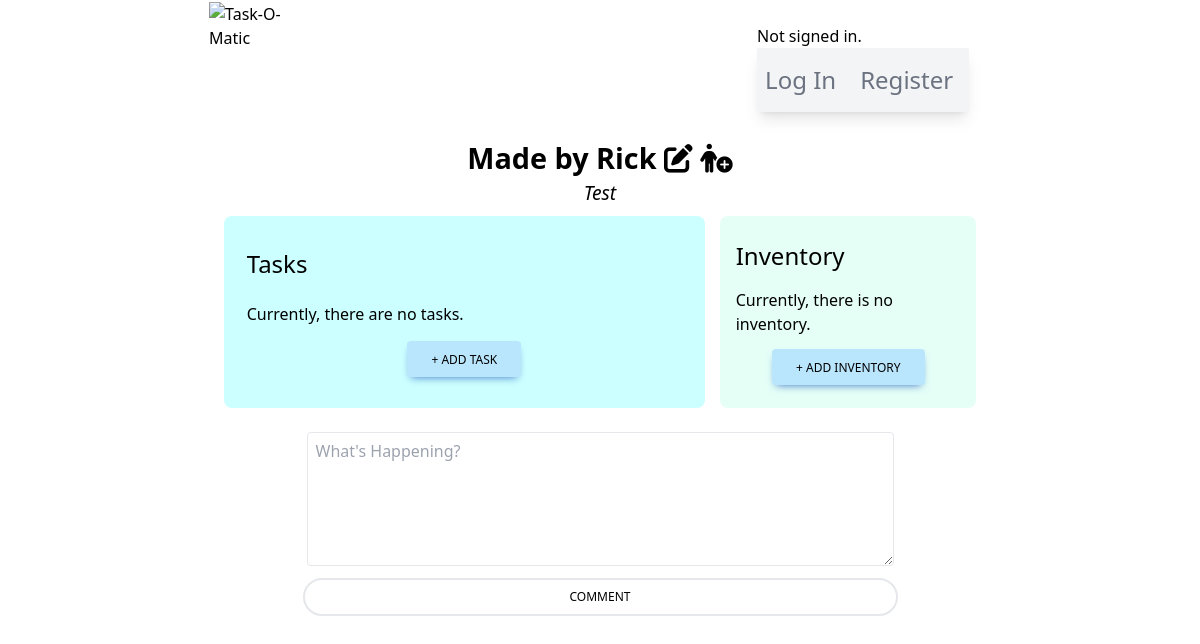
The app's page /project/17/, older data.
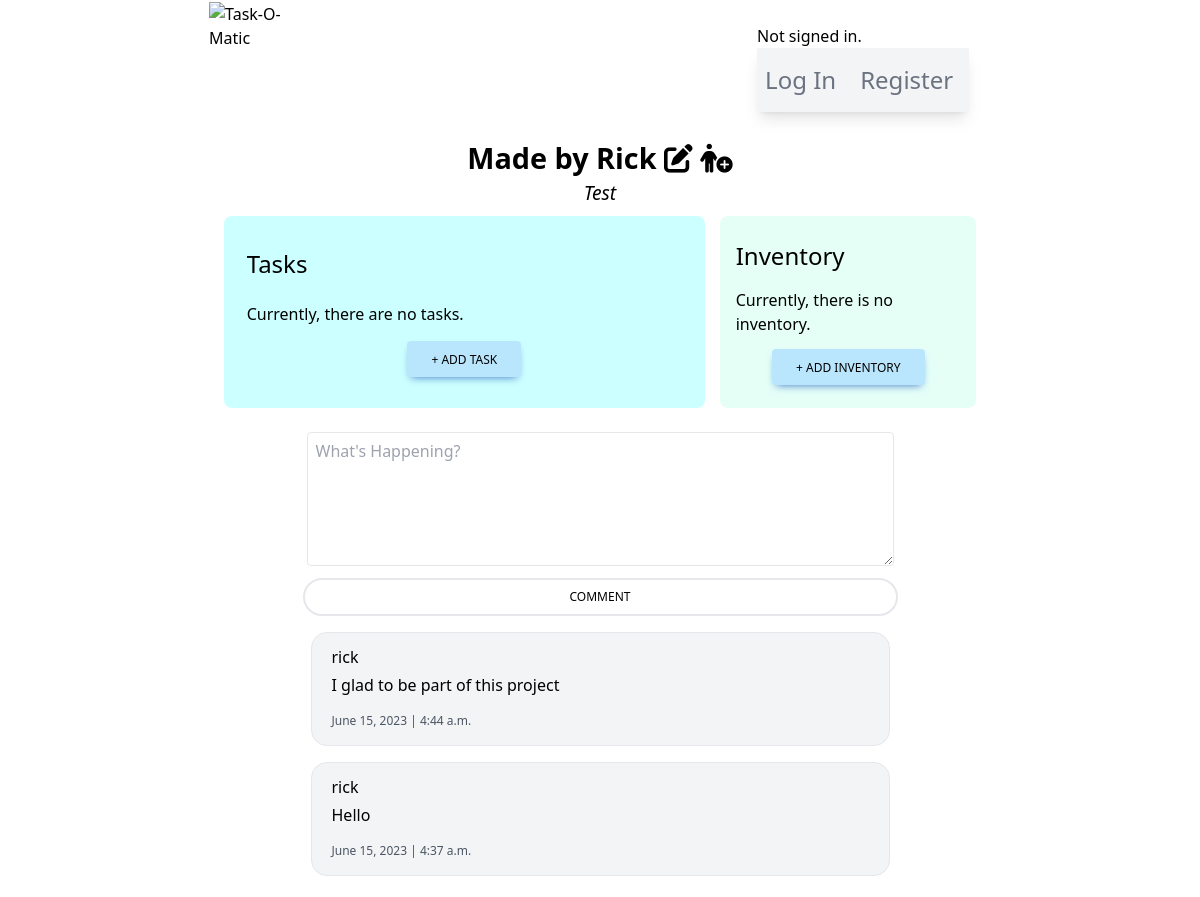
The same page, newer data.
### taskomatic/models.py (models this page shows)
class Comment(models.Model):
    project = models.ForeignKey(Project, on_delete=models.CASCADE)
    user = models.ForeignKey(User, on_delete=models.CASCADE)
    comment = models.CharField(max_length=280)
    date = models.DateField()
    time = models.TimeField()

class User(AbstractUser):
    pass

### taskomatic/views.py (the view, shortened to what this page needs)
# urls.py: path("project/<str:pk>/", views.project_view, name="projectPage"),
def project_view(request, pk):
    project = Project.objects.get(id=pk)
    tasks = Tasks.objects.filter(projectId = pk)
    inventory = Inventory.objects.filter(projectId = pk)
    comments = Comment.objects.filter(project=project).order_by('-id')
    taskForms = []
    for task in tasks:
        taskFormInstance = CompletionTaskForm(instance=task, task_id=task.id)
        taskForms.append(taskFormInstance)
    return render(request, "taskomatic/projectPage.html", {
        'project': project,
        'tasks': tasks,
        'inventory': inventory,
        'comments': comments,
        'taskForm': TaskForm(),
        'taskForms': taskForms,
        'inventoryForm': InventoryForm(),
        'form': CommentForm()
    })

### taskomatic/forms.py
class TaskForm(ModelForm):
    class Meta:
        model = Tasks
        fields = "__all__"
        widgets = {
            "projectId": HiddenInput(),
            "taskCreator": HiddenInput(),
            "taskName": TextInput(attrs={
            'class': "max-w-lg rounded border px-3 py-[0.32rem] mb-1 ml-2",
            'id': 'addTaskModalFormTitle',
            'placeholder': "Project Title"
            }),
            "taskDescription": Textarea(attrs={
            'class': 'rounded border px-3 py-[0.32rem] m-2',
            'id': 'addTaskModalFormDescription',
            'rows': "6",
            'placeholder': "Task details"
            }),
            'taskDeadline': DateInput(attrs=dict(type='date')),
            'taskLimitAlert': DateInput(attrs=dict(type='date')),
        }

### taskomatic/templates/taskomatic/projectPage.html (shortened to what the changed rows need)
{% extends "./layout.html" %}
{% load static %}
{% block body %}
<div id="projectPageMainContainer">
    <h2>
        {{ project.projectName }}
        <form style="display: inline-block;" method="POST" action="{% url 'editProject' %}" name="editForm">
            <i id="editIcon" class="fa-solid fa-pen-to-square cursor-pointer hover:text-sky-600" title="Edit Project"></i>
            <a href="{% url 'addMember' project.id %}">
                <i id="addMember" class="fa-solid fa-person-circle-plus cursor-pointer hover:text-sky-600" title="Add Member"></i>
            </a>
        </form>
    </h2>
</div>
<div id="commentsProjectPageContainer">
    <form action="{% url 'projectPage' project.id %}" method="POST" class="commentForm">
        {% for comment in comments %}
        <div class="bg-gray-100 m-2 border rounded-2xl px-5 py-2">
            <p style="display:inline-block" class="font-medium py-1">{{ comment.user }}</p>
            <li class="list-none text-base mb-2">{{ comment.comment }}</li>
            <p class="text-gray-600 text-xs py-2">{{ comment.date }} | {{ comment.time }}</p>
        </div>
        {% endfor %}
    </form>
</div>
{% endblock %}

Row changes from the older to the newer data that the page shows:
added Comment: user "rick", comment "I glad to be part of this project", date "June 15, 2023", time "4:44 a.m."
added Comment: user "rick", comment "Hello", date "June 15, 2023", time "4:37 a.m."
